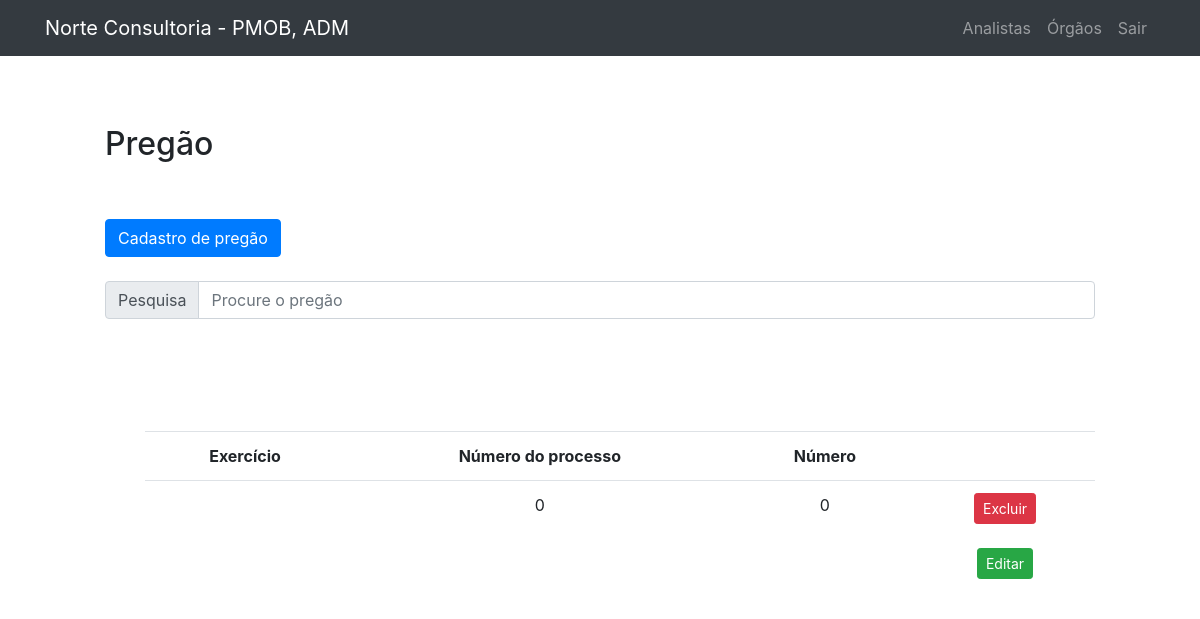
Screenshot of /public/pregao/listPregao.php (signed in) with the database file from the repository.
### tables this page shows
CREATE TABLE `orgao_atual` (
  `nome_orgao_atual` varchar(50) NOT NULL,
  `id_orgao_atual` int(11) NOT NULL,
  `exercicio_atual` int(11) DEFAULT NULL
);

CREATE TABLE `usuario` (
  `id_usuario` int(11) NOT NULL,
  `login` varchar(30) NOT NULL,
  `senha` varchar(200) NOT NULL,
  `nome` varchar(100) DEFAULT NULL
);

CREATE TABLE `pregao` (
  `id_pregao` int(11) NOT NULL,
  `exercicio` varchar(3000) NOT NULL,
  `num_processo` int(11) NOT NULL,
  `tipo` varchar(20) NOT NULL,
  `numero` int(11) NOT NULL,
  `objeto` varchar(3000) NOT NULL,
  `registro` tinyint(1) NOT NULL,
  `categoria` varchar(100) NOT NULL,
  `dt_edital` date NOT NULL,
  `dt_abertura` date DEFAULT NULL,
  `dt_nomeacao` date DEFAULT NULL,
  `dt_solicitacao` date DEFAULT NULL,
  `dt_orcamento` date DEFAULT NULL,
  `dt_autorizacao` date DEFAULT NULL,
  `dt_autuacao` date DEFAULT NULL,
  `enquadramento` varchar(300) DEFAULT NULL,
  `edital` varchar(300) DEFAULT NULL,
  `dt_aprovacao` date DEFAULT NULL,
  `minuta` varchar(300) DEFAULT NULL,
  `dt_publicacao` date DEFAULT NULL,
  `especificacao` varchar(300) DEFAULT NULL,
  `dt_credenciamento` date DEFAULT NULL,
  `proposta_precos` varchar(200) DEFAULT NULL,
  `dt_ata_abertura` date DEFAULT NULL,
  `documento` varchar(100) DEFAULT NULL,
  `dt_confirmacao` date DEFAULT NULL,
  `prazo` varchar(300) DEFAULT NULL,
  `dt_adjudicacao` date DEFAULT NULL,
  `dt_homologacao` date DEFAULT NULL,
  `dt_contrato_firmado` date DEFAULT NULL,
  `dt_publicacao_ata` date DEFAULT NULL,
  `copia_notas` varchar(3000) DEFAULT NULL,
  `codigo` varchar(100) DEFAULT NULL,
  `valor_total` float DEFAULT NULL,
  `observacoes` varchar(3000) DEFAULT NULL,
  `dt_lancamento` datetime DEFAULT NULL,
  `orgao` varchar(200) NOT NULL,
  `codigo_processo` varchar(200) DEFAULT NULL,
  `conSolic` text NOT NULL,
  `conPreco` text NOT NULL,
  `conAut` text NOT NULL,
  `conAutuacao` text NOT NULL,
  `conRat` text NOT NULL,
  `conPub` text NOT NULL,
  `dt_pesquisa` date DEFAULT NULL,
  `dt_emissao` date DEFAULT NULL,
  `dt_aprov_minuta` date DEFAULT NULL,
  `dt_sessao` date DEFAULT NULL,
  `dt_parecer` date DEFAULT NULL
);

### public/pregao/listPregaoNoSearch.php (the view, shortened to what this page needs)
<?php include("../Template/header.php") ?>
<?php
    include("../../data/connection.php");
    $sql = "SELECT * FROM pregao";
    $dadosPregao = $connection -> query($sql);
    if($dadosPregao -> num_rows > 0)
    {
    ?>
    <div class="form">
        <div style="margin-left: 100px; margin-right: 100px;" style="text-align: center;">
        <br>
            <br>
            <table class="table" style="text-align: center;">
                <tr>
                    <th>Exercício</th>
                    <th>Número do processo</th>
                    <th>Número</th>
                    <th></th>
                </tr>
                <?php
                    while($exibir = $dadosPregao -> fetch_assoc())
                    {
                    ?>
                        <tr>
                        <td><?php echo $exibir["exercicio"] ?></td>
                        <td><?php echo $exibir["num_processo"] ?></td>
                        <td><?php echo $exibir["numero"] ?></td>
                            <td>
                            <button type="submit" class="btn btn-danger btn-sm" formmethod="post">
                                    <a href="deletePregao.php?id=<?php echo $exibir ["id_pregao"] ?>" style="text-decoration: none; color: white"> Excluir </a>
                                </button>
                                <form name="editbutton" action="editPregao.php" method="POST">
                                <br>
                                <input type="submit" class="btn btn-success btn-sm" value="Editar">
                            </form>
                            </td>
                        </tr>
                    <?php
                        }
                    ?>
            </table>
        </div>
    </div>
    <?php
    }
    else
    {
        echo "Nenhum registro encontrado.";
    }
    ?>

### public/Template/header.php (shortened to what this page needs)
<?php
include("../../data/connection.php");
?>
<!DOCTYPE html>
<html lang="en">
<head>
  <link rel="stylesheet" href="https://maxcdn.bootstrapcdn.com/bootstrap/4.5.2/css/bootstrap.min.css">
  <link rel="stylesheet" href="../styles/main.css" />
</head>
<?php
$orgao = '';
$firstname='';
if (isset($_SESSION['logado'])) {
  $idu=$_SESSION['logado'];
  $sqlQuery2="SELECT nome FROM usuario where id_usuario=$idu";
  $usuarioatual = $connection->query($sqlQuery2);
  if ($usuarioatual->num_rows > 0) {
    while ($row = $usuarioatual->fetch_assoc()) {
      $user = $row['nome'];
      $pieces = explode(" ", $user);
      $firstname=", ".$pieces[0];
?>
<?php
    }
  }
  $sqlQuery = "SELECT nome_orgao_atual,exercicio_atual FROM orgao_atual where id_orgao_atual=1";
  $orgaoatual = $connection->query($sqlQuery);
  if ($orgaoatual->num_rows > 0) {
    while ($row = $orgaoatual->fetch_assoc()) {
      $orgao = '- ' . $row['nome_orgao_atual'];
?>
<?php
    }
  }
}
?>
<body>
  <nav class="navbar navbar-expand-lg navbar-dark bg-dark fixed-top">
    <div class="container">
      <a class="navbar-brand" href="../home/home.php">Norte Consultoria <?php echo $orgao.$firstname ?></a>
      <div class="collapse navbar-collapse" id="navbarResponsive">
        <ul class="navbar-nav ml-auto">
          <?php
          if (isset($_SESSION['logado'])) {
          ?>
            <li class="nav-item">
              <a class="nav-link" href="../analista/createAnalista.php">Analistas</a>
            </li>
            <li class="nav-item">
              <a class="nav-link" href="../home/orgao.php">Órgãos</a>
            </li>
            <li class="nav-item">
              <a class="nav-link" href="../login/sair.php">Sair</a>
            </li>
          <?php
          }
          ?>
        </ul>
      </div>
    </div>
  </nav>
  <br>
  <br>
</body>
</html>

### public/Styles/main.css (style rules this page uses)
body { padding: 5px; }

### rows the page displays
orgao_atual: nome_orgao_atual "- PMOB"
usuario: nome ", ADM"
pregao: num_processo "0", numero "0"
